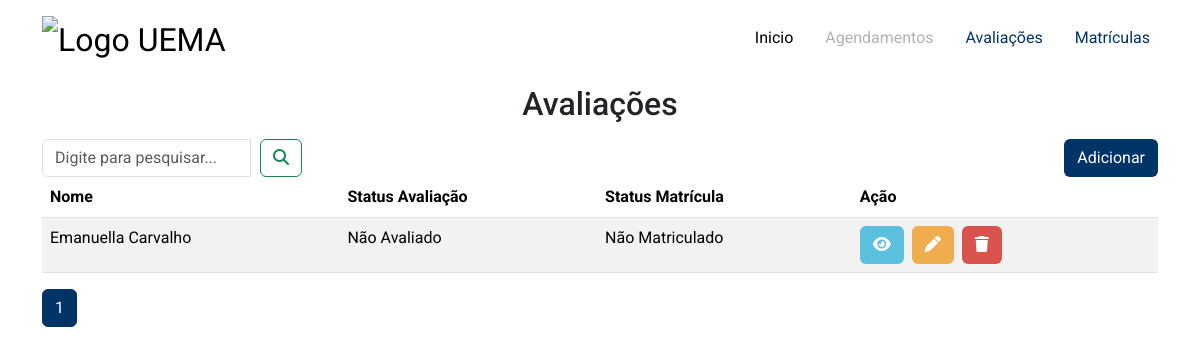
Page /avaliacoes/ (signed in) on the committed database.
### assessment/models.py (models this page shows, shortened)
class Assessment(models.Model):
    choice_is_evaluated = (
        ('True', 'Avaliado'),
        ('False', 'Não Avaliado')
    )
    name   = models.ForeignKey(Registration, on_delete=models.DO_NOTHING)
    height = models.FloatField(null=False)
    weight = models.FloatField(null=False)
    imc    = models.FloatField(null=False)
    is_evaluated = models.CharField(max_length=5, choices=choice_is_evaluated)

### enrollment/models.py (models this page shows)
class Registration(models.Model):
    choice_ocupation = (
        ('Ex', 'Público Externo'),
        ('E', 'Estudante'),
        ('F', 'Funcionário')
    )
    choice_is_registered = (
        ('True', 'Matriculado'),
        ('False', 'Não Matriculado')
    )
    name          = models.CharField(max_length=100, null=False)
    cpf           = models.CharField(max_length=11, unique=True, null=False)
    sig_register  = models.CharField(max_length=11)
    ocupation     = models.CharField(max_length=2, choices=choice_ocupation, null=False)
    is_registered = models.CharField(max_length=5, choices=choice_is_registered)
    def __str__(self):
        return self.name

### assessment/views.py (the view)
# urls.py: path('', assessment_view, name='assessment_view'),
@login_required(login_url='users:login', redirect_field_name='next')
def assessment_view(request):
    registers = Assessment.objects.all().order_by('name')
    paginator = Paginator(registers, 8)
    page      = request.GET.get('page')
    objs_per_page = paginator.get_page(page)
    return render(request,'assessment/pages/assessment_view.html', {
        'registers': objs_per_page,
        'form_action_search': reverse('assessment:search'),
    })

### assessment/templates/assessment/pages/assessment_view.html (shortened to what this page needs)
{% extends "global/base.html" %}
{% block content %}
    <div class="container mt-2">
        <h2 class="text-center mb-1">Avaliações</h2>
        <div class="space-search">
            <div class="inline-form">
                {% include "global/partials/search.html" %}
            </div>
            <div>
                <a class="btn button-1" href="{% url 'assessment:add_view' %}">Adicionar</a>
            </div>
        </div>
        <table class="table table-striped">
            <thead>
                <tr>
                    <th>Nome</th>
                    <th>Status Avaliação</th>
                    <th>Status Matrícula</th>
                    <th>Ação</th>
                </tr>
            </thead>
            <tbody>
                {% for register in registers %}
                    <tr>
                        <td>{{ register.name }}</td>
                        <td>{{ register.get_is_evaluated_display }}</td>
                        <td>{{ register.name.get_is_registered_display }}</td>
                        <td>
                            <a class="btn button-view me-1" href="{% url "assessment:to_view" id=register.pk %}">
                                <i class="fa-solid fa-eye"></i>
                            </a>
                            <a class="btn button-edit me-1" href="{% url "assessment:to_edit" id=register.pk %}">
                                <i class="fa-solid fa-pen"></i>
                            </a>
                            <a class="btn button-delete me-1" data-bs-toggle="modal" data-bs-target="#item-{{register.pk}}">
                                <i class="fa-solid fa-trash"></i>
                            </a>
                        </td>
                    </tr>
                {% endfor %}
            </tbody>
        </table>
        <nav aria-label="...">
            <ul class="pagination">
                <li class="page-item active" aria-current="page">
                    <a class="page-link" href="#">{{ registers.number }}</a>
                </li>
            </ul>
          </nav>
    </div>
{% endblock content %}

### static/global/css/styles.css (style rules this page uses)
:root { --color-primary: #003366; --color-primary-2: #001a33; --color-white: #fff; --spacing-gutter-medium: 3rem; --spacing-gutter-large: 4rem; --spacing-gutter-extralarge: 10rem; --color-info-dark: #4d86c4; --color-debug-dark: #4d86c4; --color-success-dark: #4a9c5d; --color-alert-dark: #927f40; --color-warning-dark: #927f40; --color-error-dark: #da525d; --color-yellow: #FCB72E; }
.active>.page-link, .page-link.active { background-color: var(--color-primary); border-color: var(--color-primary); }
.page-link { color: var(--color-primary); }
* { padding: 0; margin: 0; box-sizing: border-box; }
.button-1 { color: var(--color-white); background-color: var(--color-primary); }
.button-view { color: var(--color-white); background-color: #5BC0DE; }
.button-edit { color: var(--color-white); background-color: #F0AD4E; }
.button-delete { color: var(--color-white); background-color: #D9534F; }
.container { font-family: "Roboto", sans-serif; font-weight: semibold; }
.inline-form { display: inline; }
.space-search { display: flex; justify-content: space-between; }

### rows in the picture
Assessment: name "Emanuella Carvalho", is_evaluated "Não Avaliado", name.is_registered "Não Matriculado"

### other values in the picture
{{ registers.number }} "1"
